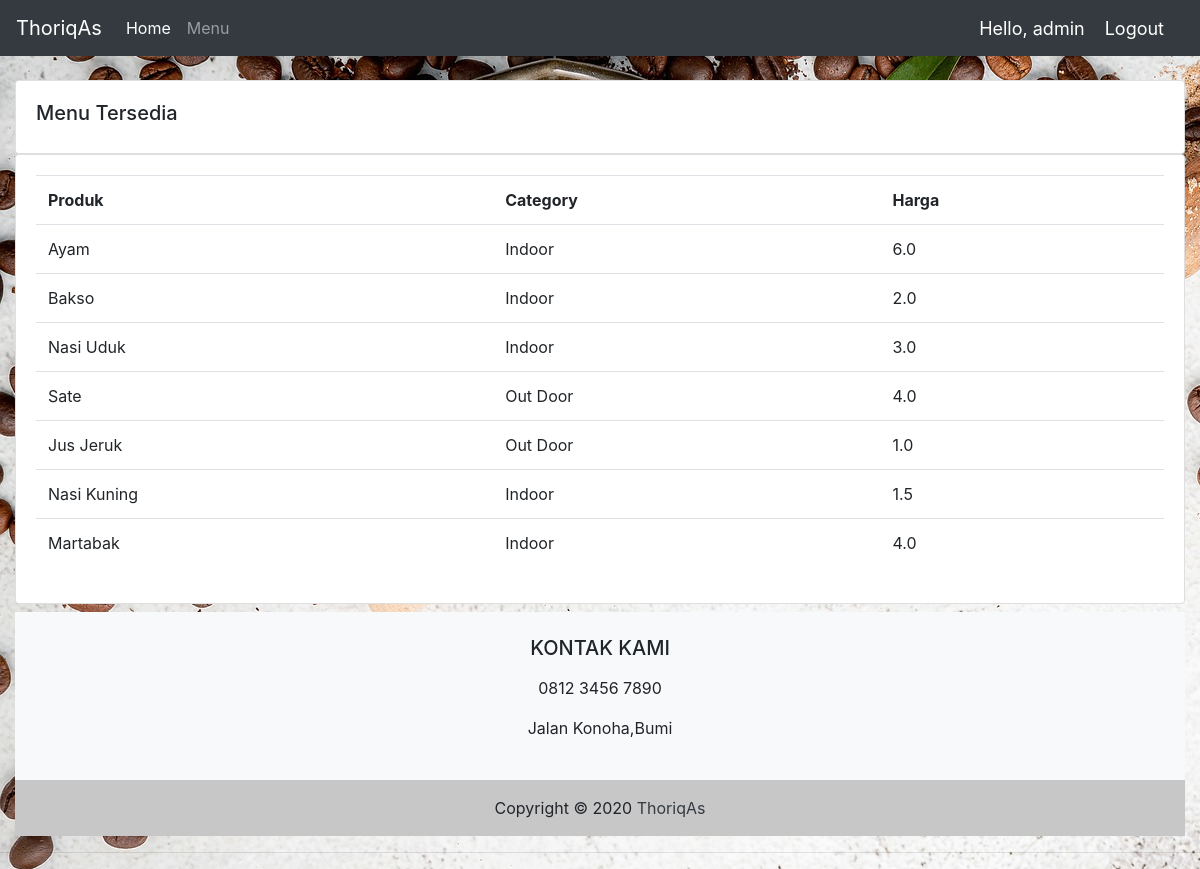
/products/ (signed in), run on the app's committed database.
### accounts/models.py (models this page shows, shortened)
class Product(models.Model):
	CATEGORY = (
			('Indoor', 'Indoor'),
			('Out Door', 'Out Door'),
			)
	name = models.CharField(max_length=200, null=True)
	price = models.FloatField(null=True)
	category = models.CharField(max_length=200, null=True, choices=CATEGORY)
	description = models.CharField(max_length=200, null=True, blank=True)
	date_created = models.DateTimeField(auto_now_add=True, null=True)
	tags = models.ManyToManyField(Tag)

### accounts/views.py (the view)
# urls.py: path('products/', views.products, name='products'),
@login_required(login_url='login')
def products(request):
	products = Product.objects.all()
	return render(request, 'accounts/products.html', {'products':products})

### accounts/templates/accounts/products.html (shortened to what this page needs)
{%  extends 'accounts/main.html' %}
{% block content %}
{% load static %}
<!DOCTYPE html>
<html>
<head>
</head>
		<br>
		<div class="row">
			<div class="col-md">
				<div class="card card-body">
					<h5>Menu Tersedia</h5>
				</div>
				<div class="card card-body">
					<table class="table">
						<tr>
							<th>Produk</th>
							<th>Category</th>
							<th>Harga</th>
						</tr>
						{% for i in products %}
							<tr>
								<td>{{i.name}}</td>
								<td>{{i.category}}</td>
								<td>{{i.price}}</td>
							</tr>
						{% endfor %}
					</table>
				</div>
			</div>
		</div>
		<footer class="bg-light text-center text-lg-start">
			<div class="container p-4">
				  <h5 class="text-uppercase">KONTAK KAMI</h5>
				  <p>
					<p> 0812 3456 7890</p>
					<p> Jalan Konoha,Bumi</p>
				  </p>
			</div>
			<div class="text-center p-3" style="background-color: rgba(0, 0, 0, 0.2);">
				Copyright © 2020
			  <a class="text-dark" >ThoriqAs</a>
			</div>
		  </footer>
{% endblock content %}

### accounts/templates/accounts/navbar.html (shortened to what this page needs)
{% block content %}
{% load static %}
  <nav class="navbar navbar-expand-lg navbar-dark bg-dark">
    <a class="navbar-brand" href="#"> ThoriqAs</a>
    <div class="collapse navbar-collapse" id="navbarNav">
      <ul class="navbar-nav">
        <li class="nav-item active">
          <a class="nav-link" href="{% url 'home' %}">Home</a>
        </li>
        <li class="nav-item">
          <a class="nav-link" href="{% url 'products' %}">Menu</a>
        </li>
      </ul>
    </div>
    <span class="hello-msg">Hello, {{request.user}}</span>
    <span ><a  class="hello-msg" href="{% url 'logout' %}">Logout</a></span>
  </nav>
  {% endblock %}

### static/css/main.css (style rules this page uses)
body { background-color: #ebeff5; }

### accounts/templates/accounts/navbar.html (style rules this page uses)
.hello-msg { font-size: 18px; color: #fff; margin-right: 20px; }

### data on the page
Product: name "Ayam", category "Indoor", price "6.0"
Product: name "Bakso", category "Indoor", price "2.0"
Product: name "Nasi Uduk", category "Indoor", price "3.0"
Product: name "Sate", category "Out Door", price "4.0"
Product: name "Jus Jeruk", category "Out Door", price "1.0"
Product: name "Nasi Kuning", category "Indoor", price "1.5"
Product: name "Martabak", category "Indoor", price "4.0"

### other printed values
{{ request.user }} "admin"
